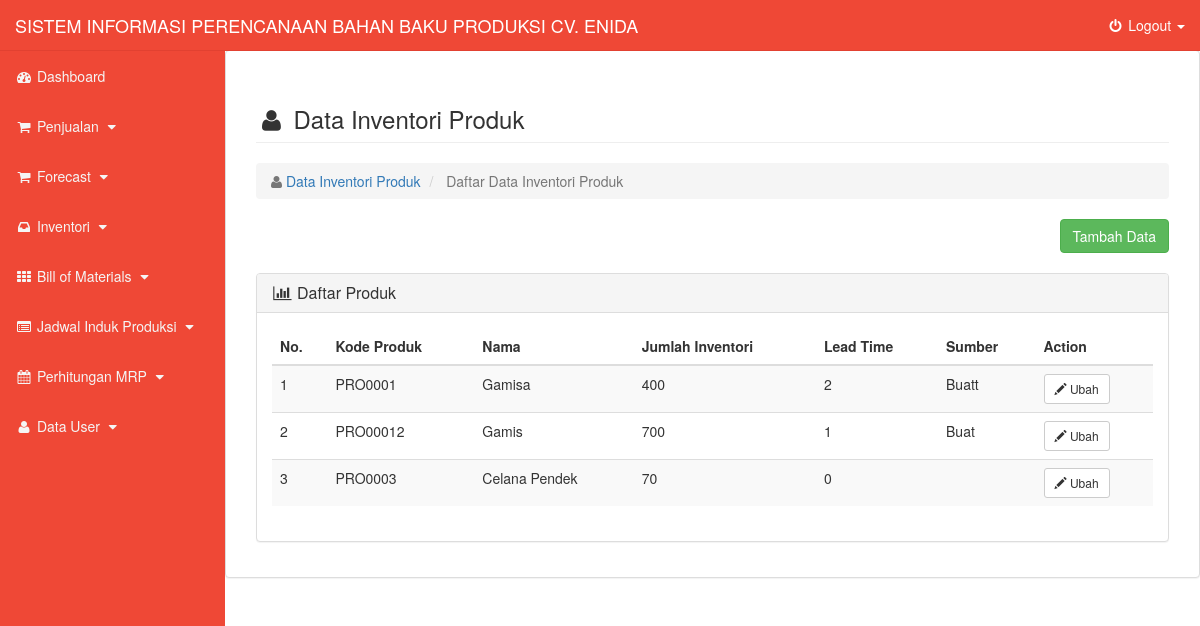
Screenshot of /?page=detail&content=data_produk with the database file from the repository.
### tables this page shows
CREATE TABLE IF NOT EXISTS `tbproduk` (
  `idProduk` varchar(20) NOT NULL,
  `nmProduk` varchar(50) NOT NULL,
  `jmlInventori` int(11) NOT NULL,
  `leadTime` int(11) NOT NULL,
  `sumber` varchar(30) NOT NULL
);

### index.php (called while the page is built, shortened)
<?php
	include "layout/header.php";
	include "layout/menu.php";
	include "layout/content.php";
?>

### konten/controlProduk.php (the view, shortened to what this page needs)
<?php
	function viewproduk($conn){
		$query = mysqli_query($conn, "SELECT * FROM tbproduk ORDER BY idProduk ASC")or die(mysqli_error());
		echo "<table class='table table-striped'>
				<thead>
					<tr>
						<th>No.</th>
						<th>Kode Produk</th>
						<th>Nama</th>
						<th>Jumlah Inventori</th>
						<th>Lead Time</th>
						<th>Sumber</th>
						<th>Action</th>
					</tr>
				</thead>";
				$no = 1;
				while ($data = mysqli_fetch_array($query, MYSQLI_ASSOC)) {
					echo"
					<tr>
						<td> $no </td>
						<td> $data[idProduk]</td>
						<td> $data[nmProduk]</td>
						<td> $data[jmlInventori]</td>
						<td> $data[leadTime]</td>
						<td> $data[sumber]</td>
						<td><a href='.?page=detail&content=edit_produk&id=$data[idProduk]'>
								<button type='button' class='btn btn-default btn-sm'>
  									<span class='glyphicon glyphicon-pencil' aria-hidden='true'></span> Ubah
								</button>
							</a>
						</td>
					</tr>";
					$no++;
				}
		echo "</table>";
	}
?>

### css/style.css (style rules this page uses)
body { margin-top: 100px; background-color: #fff; }
@media (min-width:768px) { body { margin-top: 50px; } }

### rows the page displays
tbproduk: idProduk "PRO0001", nmProduk "Gamisa", jmlInventori "400", leadTime "2", sumber "Buatt"
tbproduk: idProduk "PRO00012", nmProduk "Gamis", jmlInventori "700", leadTime "1", sumber "Buat"
tbproduk: idProduk "PRO0003", nmProduk "Celana Pendek", jmlInventori "70", leadTime "0"
